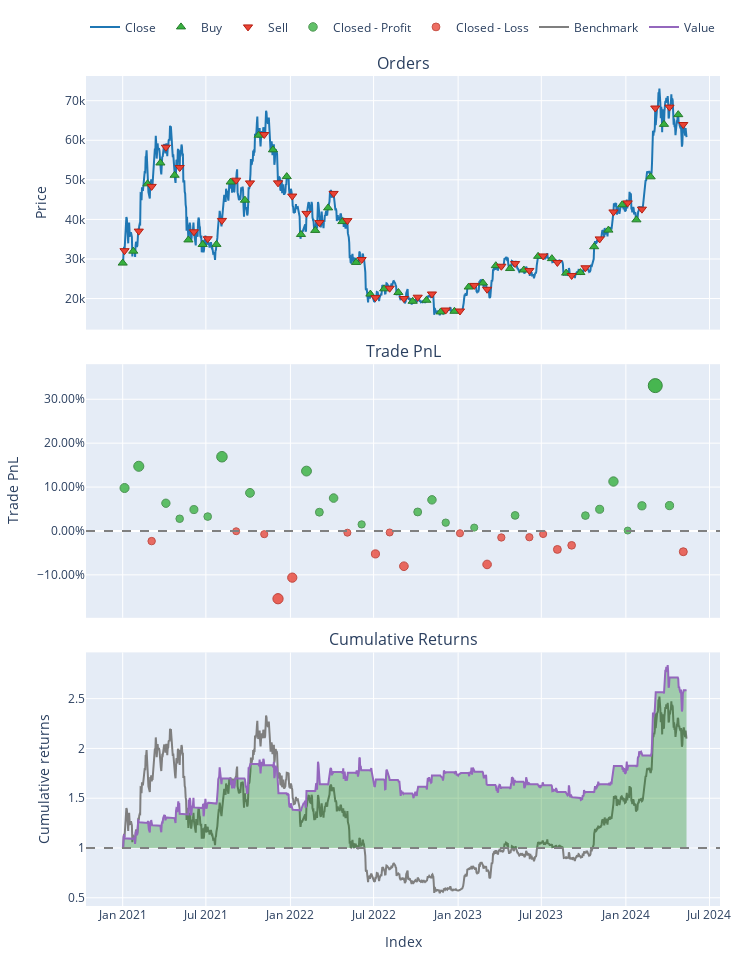

Source (notebook cell):
### Code cell
pf.plot().show()

### Figure 1 — Plotly figure (JSON) as saved in the notebook; plotly's stock layout.template omitted (floating-point values rounded to 4 significant figures; data arrays with more than 128 entries replaced by an {"elided": "..."} marker saying what was removed)
{"data": [{"legendgroup": "0", "line": {"color": "#1f77b4"}, "name": "Close", "showlegend": true, "type": "scatter", "uid": "997f15b8-0f0e-489d-968b-0a87c153cd1a", "x": {"elided": "1228 str values"}, "xaxis": "x", "y": {"elided": "1228 float values"}, "yaxis": "y"}, {"customdata": [[0, 0.3436, 49.75], [2, 0.3414, 54.59], [4, 0.2556, 62.6], [6, 0.2254, 61.16], [8, 0.2541, 65.0], [10, 0.3838, 66.8], [12, 0.4161, 70.03], [14, 0.4294, 72.32], [16, 0.3417, 84.48], [18, 0.3764, 84.43], [20, 0.2993, 91.71], [22, 0.3162, 91.04], [24, 0.3033, 77.07], [26, 0.3808, 68.91], [28, 0.4206, 78.27], [30, 0.3803, 81.6], [32, 0.4445, 87.67], [34, 0.5996, 87.33], [36, 0.8391, 88.63], [38, 0.7483, 84.02], [40, 0.7779, 83.73], [42, 0.7982, 77.04], [44, 0.8215, 80.36], [46, 1.036, 86.03], [48, 1.045, 87.65], [50, 0.7611, 87.19], [52, 0.7341, 87.85], [54, 0.5737, 81.19], [56, 0.58, 79.99], [58, 0.6085, 82.81], [60, 0.5323, 81.63], [62, 0.5389, 81.07], [64, 0.5877, 77.67], [66, 0.5655, 75.14], [68, 0.4699, 77.76], [70, 0.4375, 81.58], [72, 0.4152, 90.72], [74, 0.4553, 90.81], [76, 0.3782, 95.98], [78, 0.3986, 127.6], [80, 0.406, 134.9]], "hovertemplate": "Order Id: %{customdata[0]}<br>Timestamp: %{x}<br>Price: %{y}<br>Size: %{customdata[1]:.6f}<br>Fees: %{customdata[2]:.6f}", "legendgroup": "1", "marker": {"color": "#37B13F", "line": {"color": "rgb(38,123,44)", "width": 1}, "size": 8, "symbol": "triangle-up"}, "mode": "markers", "name": "Buy", "type": "scatter", "uid": "73df35de-4b6a-40cd-b383-78431ade4f2a", "x": ["2021-01-01 00:00", "2021-01-24 00:00", "2021-02-24 00:00", "2021-03-24 00:00", "2021-04-24 00:00", "2021-05-24 00:00", "2021-06-24 00:00", "2021-07-24 00:00", "2021-08-24 00:00", "2021-09-24 00:00", "2021-10-24 00:00", "2021-11-24 00:00", "2021-12-24 00:00", "2022-01-24 00:00", "2022-02-24 00:00", "2022-03-24 00:00", "2022-04-24 00:00", "2022-05-24 00:00", "2022-06-24 00:00", "2022-07-24 00:00", "2022-08-24 00:00", "2022-09-24 00:00", "2022-10-24 00:00", "2022-11-24 00:00", "2022-12-24 00:00", "2023-01-24 00:00", "2023-02-24 00:00", "2023-03-24 00:00", "2023-04-24 00:00", "2023-05-24 00:00", "2023-06-24 00:00", "2023-07-24 00:00", "2023-08-24 00:00", "2023-09-24 00:00", "2023-10-24 00:00", "2023-11-24 00:00", "2023-12-24 00:00", "2024-01-24 00:00", "2024-02-24 00:00", "2024-03-24 00:00:00", "2024-04-24 00:00:00"], "xaxis": "x", "y": [28960.0, 31980.0, 48990.0, 54260.0, 51160.0, 34810.0, 33670.0, 33690.0, 49450.0, 44860.0, 61290.0, 57590.0, 50820.0, 36190.0, 37220.0, 42910.0, 39450.0, 29130.0, 21130.0, 22460.0, 21530.0, 19300.0, 19560.0, 16620.0, 16780.0, 22910.0, 23940.0, 28300.0, 27580.0, 27220.0, 30670.0, 30080.0, 26430.0, 26580.0, 33100.0, 37290.0, 43690.0, 39890.0, 50760.0, 64024, 66470.0], "yaxis": "y"}, {"customdata": [[1, 0.3436, 55.14], [3, 0.3414, 63.22], [5, 0.2556, 61.77], [7, 0.2254, 65.65], [9, 0.2541, 67.47], [11, 0.3838, 70.74], [13, 0.4161, 73.04], [15, 0.4294, 85.33], [17, 0.3417, 85.28], [19, 0.3764, 92.64], [21, 0.2993, 91.96], [23, 0.3162, 77.84], [25, 0.3033, 69.61], [27, 0.3808, 79.05], [29, 0.4206, 82.42], [31, 0.3803, 88.56], [33, 0.4445, 88.21], [35, 0.5996, 89.52], [37, 0.8391, 84.86], [39, 0.7483, 84.57], [41, 0.7779, 77.82], [43, 0.7982, 81.17], [45, 0.8215, 86.89], [47, 1.036, 88.53], [49, 1.045, 88.07], [51, 0.7611, 88.74], [53, 0.7341, 82.0], [55, 0.5737, 80.79], [57, 0.58, 83.64], [59, 0.6085, 82.45], [61, 0.5323, 81.88], [63, 0.5389, 78.45], [65, 0.5877, 75.9], [67, 0.5655, 78.54], [69, 0.4699, 82.4], [71, 0.4375, 91.63], [73, 0.4152, 91.72], [75, 0.4553, 96.95], [77, 0.3782, 128.9], [79, 0.3986, 136.3], [81, 0.406, 129.9]], "hovertemplate": "Order Id: %{customdata[0]}<br>Timestamp: %{x}<br>Price: %{y}<br>Size: %{customdata[1]:.6f}<br>Fees: %{customdata[2]:.6f}", "legendgroup": "2", "marker": {"color": "#EA4335", "line": {"color": "rgb(181,31,18)", "width": 1}, "size": 8, "symbol": "triangle-down"}, "mode": "markers", "name": "Sell", "type": "scatter", "uid": "6d023135-2bb6-421d-8428-f6c55165a9be", "x": ["2021-01-05 00:00", "2021-02-05 00:00", "2021-03-05 00:00", "2021-04-05 00:00", "2021-05-05 00:00", "2021-06-05 00:00", "2021-07-05 00:00", "2021-08-05 00:00", "2021-09-05 00:00", "2021-10-05 00:00", "2021-11-05 00:00", "2021-12-05 00:00", "2022-01-05 00:00", "2022-02-05 00:00", "2022-03-05 00:00", "2022-04-05 00:00", "2022-05-05 00:00", "2022-06-05 00:00", "2022-07-05 00:00", "2022-08-05 00:00", "2022-09-05 00:00", "2022-10-05 00:00", "2022-11-05 00:00", "2022-12-05 00:00", "2023-01-05 00:00", "2023-02-05 00:00", "2023-03-05 00:00", "2023-04-05 00:00", "2023-05-05 00:00", "2023-06-05 00:00", "2023-07-05 00:00", "2023-08-05 00:00", "2023-09-05 00:00", "2023-10-05 00:00", "2023-11-05 00:00", "2023-12-05 00:00", "2024-01-05 00:00", "2024-02-05 00:00", "2024-03-05 00:00:00", "2024-04-05 00:00:00", "2024-05-05 00:00:00"], "xaxis": "x", "y": [32100.0, 37040.0, 48340.0, 58250.0, 53110.0, 36870.0, 35110.0, 39750.0, 49920.0, 49220.0, 61460.0, 49240.0, 45900.0, 41520.0, 39190.0, 46570.0, 39690.0, 29860.0, 20230.0, 22600.0, 20010.0, 20340.0, 21150.0, 17100.0, 16860.0, 23320.0, 22340.0, 28160.0, 28840.0, 27100.0, 30764, 29114, 25830.0, 27780.0, 35070.0, 41890.0, 44180.0, 42590.0, 68160.0, 68380.0, 63980.0], "yaxis": "y"}, {"customdata": [[0, 0, 973.3, 0.09782], [1, 1, 1608.0, 0.1473], [3, 3, 772.5, 0.06316], [4, 4, 361.8, 0.02783], [5, 5, 650.5, 0.04869], [6, 6, 458.8, 0.03276], [7, 7, 2445.0, 0.169], [9, 9, 1465.0, 0.08675], [13, 13, 1880.0, 0.1364], [14, 14, 669.1, 0.04274], [15, 15, 1222.0, 0.07488], [17, 17, 260.8, 0.01493], [21, 21, 667.0, 0.04329], [22, 22, 1139.0, 0.07087], [23, 23, 326.0, 0.01895], [25, 25, 133.5, 0.007657], [28, 28, 567.2, 0.03546], [33, 33, 525.8, 0.03498], [34, 34, 767.7, 0.04937], [35, 35, 1837.0, 0.1126], [36, 36, 17.7, 0.0009757], [37, 37, 1040.0, 0.05728], [38, 38, 6354.0, 0.331], [39, 39, 1473.0, 0.05774]], "hovertemplate": "Exit Trade Id: %{customdata[0]}<br>Position Id: %{customdata[1]}<br>Exit Timestamp: %{x}<br>PnL: %{customdata[2]:.6f}<br>Return: %{customdata[3]:.2%}", "legendgroup": "3", "marker": {"color": "#37B13F", "line": {"color": "rgb(38,123,44)", "width": 1}, "opacity": [0.7941, 0.8166, 0.7784, 0.7623, 0.7718, 0.7646, 0.8265, 0.7891, 0.8116, 0.7691, 0.7837, 0.7565, 0.7694, 0.7819, 0.7583, 0.7532, 0.7658, 0.7656, 0.7721, 0.8008, 0.7501, 0.7757, 0.9, 0.7759], "size": [9.059, 10.11, 8.325, 7.576, 8.018, 7.68, 10.57, 8.825, 9.876, 7.892, 8.573, 7.303, 7.904, 8.488, 7.388, 7.149, 7.738, 7.728, 8.032, 9.372, 7.007, 8.2, 14, 8.21], "symbol": "circle"}, "mode": "markers", "name": "Closed - Profit", "type": "scatter", "uid": "6a527331-1fca-4eec-80ca-ee28575a4eff", "x": ["2021-01-05 00:00", "2021-02-05 00:00", "2021-04-05 00:00", "2021-05-05 00:00", "2021-06-05 00:00", "2021-07-05 00:00", "2021-08-05 00:00", "2021-10-05 00:00", "2022-02-05 00:00", "2022-03-05 00:00", "2022-04-05 00:00", "2022-06-05 00:00", "2022-10-05 00:00", "2022-11-05 00:00", "2022-12-05 00:00", "2023-02-05 00:00", "2023-05-05 00:00", "2023-10-05 00:00", "2023-11-05 00:00", "2023-12-05 00:00", "2024-01-05 00:00", "2024-02-05 00:00", "2024-03-05 00:00:00", "2024-04-05 00:00:00"], "xaxis": "x2", "y": [0.09782, 0.1473, 0.06316, 0.02783, 0.04869, 0.03276, 0.169, 0.08675, 0.1364, 0.04274, 0.07488, 0.01493, 0.04329, 0.07087, 0.01895, 0.007657, 0.03546, 0.03498, 0.04937, 0.1126, 0.0009757, 0.05728, 0.331, 0.05774], "yaxis": "y2"}, {"customdata": [[2, 2, -289.5, -0.02312], [8, 8, -10.92, -0.0006461], [10, 10, -134.8, -0.007351], [11, 11, -2810.0, -0.1543], [12, 12, -1638.0, -0.1063], [16, 16, -69.02, -0.003936], [18, 18, -926.4, -0.05226], [19, 19, -57.87, -0.003444], [20, 20, -1345.0, -0.0803], [24, 24, -92.39, -0.00527], [26, 26, -1340.0, -0.07626], [27, 27, -241.1, -0.01485], [29, 29, -236.5, -0.01428], [30, 30, -113.7, -0.006966], [31, 31, -682.2, -0.04207], [32, 32, -508.9, -0.03276], [40, 40, -1276.0, -0.0473]], "hovertemplate": "Exit Trade Id: %{customdata[0]}<br>Position Id: %{customdata[1]}<br>Exit Timestamp: %{x}<br>PnL: %{customdata[2]:.6f}<br>Return: %{customdata[3]:.2%}", "legendgroup": "4", "marker": {"color": "#EA4335", "line": {"color": "rgb(181,31,18)", "width": 1}, "opacity": [0.7602, 0.75, 0.753, 0.8198, 0.798, 0.7515, 0.7734, 0.7513, 0.7862, 0.7521, 0.7843, 0.7564, 0.7562, 0.7529, 0.7688, 0.7646, 0.7712], "size": [7.476, 7, 7.142, 10.26, 9.239, 7.07, 8.094, 7.059, 8.688, 7.098, 8.602, 7.301, 7.289, 7.134, 7.878, 7.68, 7.989], "symbol": "circle"}, "mode": "markers", "name": "Closed - Loss", "type": "scatter", "uid": "ac741a12-a266-4d0a-a51d-665497ad3597", "x": ["2021-03-05 00:00", "2021-09-05 00:00", "2021-11-05 00:00", "2021-12-05 00:00", "2022-01-05 00:00", "2022-05-05 00:00", "2022-07-05 00:00", "2022-08-05 00:00", "2022-09-05 00:00", "2023-01-05 00:00", "2023-03-05 00:00", "2023-04-05 00:00", "2023-06-05 00:00", "2023-07-05 00:00", "2023-08-05 00:00", "2023-09-05 00:00", "2024-05-05 00:00:00"], "xaxis": "x2", "y": [-0.02312, -0.0006461, -0.007351, -0.1543, -0.1063, -0.003936, -0.05226, -0.003444, -0.0803, -0.00527, -0.07626, -0.01485, -0.01428, -0.006966, -0.04207, -0.03276, -0.0473], "yaxis": "y2"}, {"legendgroup": "5", "line": {"color": "#7f7f7f"}, "name": "Benchmark", "showlegend": true, "type": "scatter", "uid": "3cdf3594-42b1-46f4-b9d6-fec932f86c4e", "x": {"elided": "1228 str values"}, "xaxis": "x3", "y": {"elided": "1228 float values"}, "yaxis": "y3"}, {"hoverinfo": "skip", "legendgroup": "6", "line": {"color": "rgba(0, 0, 0, 0)", "width": 0}, "opacity": 0, "showlegend": false, "type": "scatter", "uid": "e887e727-0be8-4322-94a1-a8b6dfbf01c4", "x": {"elided": "1228 str values"}, "xaxis": "x3", "y": {"elided": "1228 int values"}, "yaxis": "y3"}, {"connectgaps": false, "fill": "tonexty", "fillcolor": "rgba(0, 128, 0, 0.3)", "hoverinfo": "skip", "legendgroup": "6", "line": {"color": "rgba(0, 0, 0, 0)", "width": 0}, "opacity": 0, "showlegend": false, "type": "scatter", "uid": "911498ca-f147-48b5-aa8e-f17cd6b695b7", "x": {"elided": "1228 str values"}, "xaxis": "x3", "y": {"elided": "1228 float values"}, "yaxis": "y3"}, {"hoverinfo": "skip", "legendgroup": "6", "line": {"color": "rgba(0, 0, 0, 0)", "width": 0}, "opacity": 0, "showlegend": false, "type": "scatter", "uid": "4f5dd587-7c45-4474-a678-d02a26f9afe4", "x": {"elided": "1228 str values"}, "xaxis": "x3", "y": {"elided": "1228 int values"}, "yaxis": "y3"}, {"connectgaps": false, "fill": "tonexty", "fillcolor": "rgba(255, 0, 0, 0.3)", "hoverinfo": "skip", "legendgroup": "6", "line": {"color": "rgba(0, 0, 0, 0)", "width": 0}, "opacity": 0, "showlegend": false, "type": "scatter", "uid": "97bea5c9-abbf-4b06-b43b-51fc34945750", "x": {"elided": "1228 str values"}, "xaxis": "x3", "y": {"elided": "1228 float values"}, "yaxis": "y3"}, {"legendgroup": "7", "line": {"color": "#9467bd"}, "name": "Value", "showlegend": true, "type": "scatter", "uid": "84e6c326-23c6-435d-9ef3-5d878617d9cd", "x": {"elided": "1228 str values"}, "xaxis": "x3", "y": {"elided": "1228 float values"}, "yaxis": "y3"}, {"hoverinfo": "skip", "legendgroup": "6", "line": {"color": "rgba(0, 0, 0, 0)", "width": 0}, "opacity": 0, "showlegend": false, "type": "scatter", "uid": "b6856510-bdd1-4a0c-b4ac-9bbc8175259c", "x": {"elided": "1228 str values"}, "xaxis": "x3", "y": {"elided": "1228 int values"}, "yaxis": "y3"}], "layout": {"annotations": [{"font": {"size": 16}, "showarrow": false, "text": "Orders", "x": 0.5, "xanchor": "center", "xref": "paper", "y": 1, "yanchor": "bottom", "yref": "paper"}, {"font": {"size": 16}, "showarrow": false, "text": "Trade PnL", "x": 0.5, "xanchor": "center", "xref": "paper", "y": 0.6528, "yanchor": "bottom", "yref": "paper"}, {"font": {"size": 16}, "showarrow": false, "text": "Cumulative Returns", "x": 0.5, "xanchor": "center", "xref": "paper", "y": 0.3056, "yanchor": "bottom", "yref": "paper"}], "height": 960, "legend": {"orientation": "h", "traceorder": "normal", "x": 1, "xanchor": "right", "y": 1.042, "yanchor": "bottom"}, "margin": {"b": 30, "l": 30, "r": 30, "t": 30}, "shapes": [{"line": {"color": "gray", "dash": "dash"}, "type": "line", "x0": 0, "x1": 1, "xref": "paper", "y0": 0, "y1": 0, "yref": "y2"}, {"line": {"color": "gray", "dash": "dash"}, "type": "line", "x0": 0, "x1": 1, "xref": "paper", "y0": 1, "y1": 1, "yref": "y3"}], "showlegend": true, "width": 750, "xaxis": {"anchor": "y", "domain": [0, 1], "matches": "x3", "showticklabels": false}, "xaxis2": {"anchor": "y2", "domain": [0, 1], "matches": "x3", "showticklabels": false}, "xaxis3": {"anchor": "y3", "domain": [0, 1], "title": {"text": "Index"}}, "yaxis": {"anchor": "x", "domain": [0.6944, 1], "title": {"text": "Price"}}, "yaxis2": {"anchor": "x2", "domain": [0.3472, 0.6528], "tickformat": ".2%", "title": {"text": "Trade PnL"}}, "yaxis3": {"anchor": "x3", "domain": [0, 0.3056], "title": {"text": "Cumulative returns"}}}}
